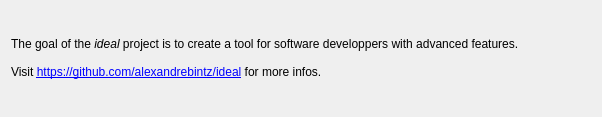
<?xml version="1.0" encoding="UTF-8"?>
<ui version="4.0">
 <class>About</class>
 <widget class="QDialog" name="About">
  <property name="geometry">
   <rect>
    <x>0</x>
    <y>0</y>
    <width>602</width>
    <height>117</height>
   </rect>
  </property>
  <property name="windowTitle">
   <string>Dialog</string>
  </property>
  <layout class="QVBoxLayout" name="verticalLayout">
   <item>
    <widget class="QLabel" name="label">
     <property name="text">
      <string>&lt;html&gt;&lt;head/&gt;&lt;body&gt;&lt;p&gt;The goal of the &lt;span style=&quot; font-style:italic;&quot;&gt;ideal&lt;/span&gt; project is to create a tool for software developpers with advanced features.&lt;br/&gt;&lt;br/&gt;Visit &lt;a href=&quot;https://github.com/alexandrebintz/ideal&quot;&gt;&lt;span style=&quot; text-decoration: underline; color:#0000ff;&quot;&gt;https://github.com/alexandrebintz/ideal&lt;/span&gt;&lt;/a&gt; for more infos.&lt;/p&gt;&lt;/body&gt;&lt;/html&gt;</string>
     </property>
     <property name="wordWrap">
      <bool>true</bool>
     </property>
     <property name="openExternalLinks">
      <bool>true</bool>
     </property>
    </widget>
   </item>
  </layout>
 </widget>
 <resources/>
 <connections/>
</ui>
